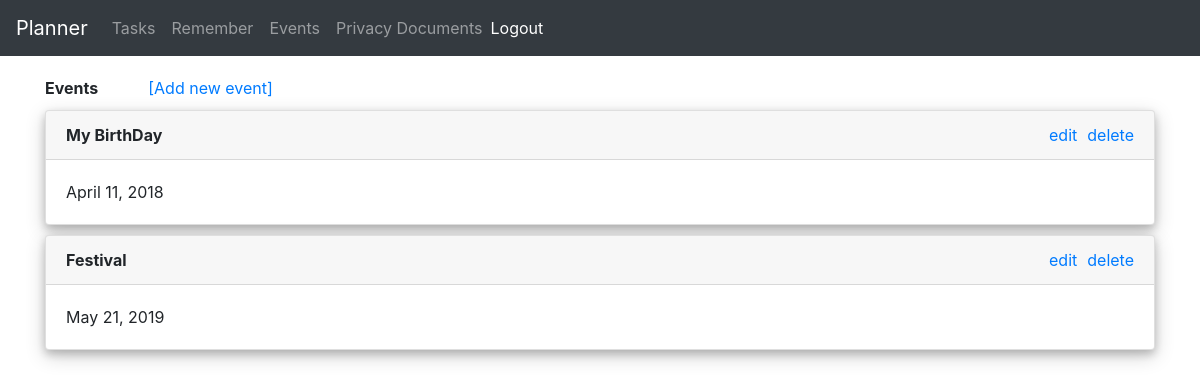
The app's page /event_task/event/ (signed in), older data.
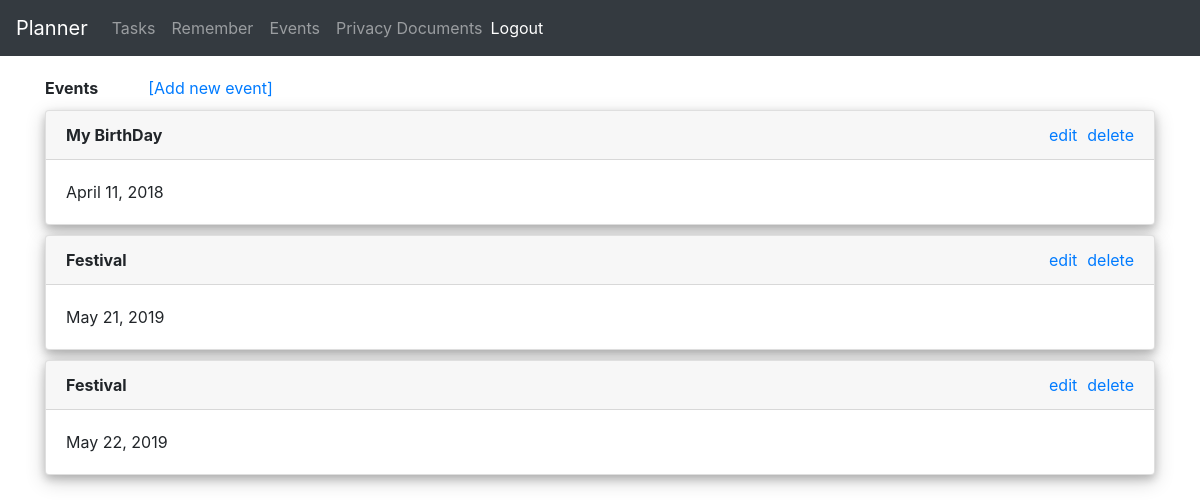
The same page, newer data.
### event_task/models.py (models this page shows, shortened)
class Event(models.Model):
    event_name=models.CharField(max_length=100)
    date=models.DateField()

### event_task/views.py (the view)
@login_required
def events(request):
    events=Event.objects.all()
    return render(request,'event_task/event.html',{'events':events})

### event_task/templates/event_task/event.html
{% extends 'dashboard/index.html' %}
{% block main %}
   <div class="container" style="margin-top:20px;">
        <strong>Events</strong><a href="{% url 'add_event' %}" style="margin-left:50px;">[Add new event]</a>
       {% for x in events %}
       <div class="card" style="margin-top:10px;background-color: white;box-shadow: 0 4px 8px 0 rgba(0,0,0,0.2),0 6px 20px 0 rgba(0,0,0,0.19);">
        <div class="card-header"><strong>{{ x.event_name }}</strong><span style="margin-left:40px;"><a href="{% url 'delete_event' x.id %}" style="float:right;margin-left:10px;">delete</a></span><span style="margin-left:40px;"><a href="{% url 'update_event' x.id %}" style="float:right;">edit</a></span></div>
           <div class="card-body">{{ x.date }}</div>
       </div>
       {% endfor %}
   </div>
{% endblock %}

### dashboard/templates/dashboard/index.html (shortened to what this page needs)
{% load staticfiles %}
<!DOCTYPE html>
<html>
<head>
    <link rel="stylesheet" href="https://stackpath.bootstrapcdn.com/bootstrap/4.3.1/css/bootstrap.min.css">
  </head>
<body>
<nav class="navbar navbar-expand-md bg-dark navbar-dark">
  <a class="navbar-brand" href="{% url 'dash' %}">Planner</a>
  <div class="collapse navbar-collapse" id="collapsibleNavbar">
    <ul class="navbar-nav">
      <li class="nav-item">
        <a class="nav-link" href="/event_task/task/{{month}}/{{year}}/">Tasks</a>
      </li>
      <li class="nav-item">
        <a class="nav-link" href="{% url 'remember' %}">Remember</a>
      </li>
      <li class="nav-item">
        <a class="nav-link" href="{% url 'event' %}">Events</a>
      </li>
      <li class="nav-item">
        <a class="nav-link" href="{% url 'document' %}">Privacy Documents</a>
      </li>
    </ul>
    <ul class="nav navbar-nav navbar-right">
        {% if user.is_authenticated %}
            <li><a href="{% url 'logout' %}" style="color: white;margin-top: 5px;"><span class="glyphicon glyphicon-log-out"> Logout</span></a></li>
          {% else %}
            <li><a href="{% url 'login' %}" style="color: white;margin-top: 13px;"><span class="glyphicon glyphicon-log-in"></span> Log in</a></li>
          {% endif %}
    </ul>
  </div>
</nav>
{% block main %}{% endblock %}
</body>
</html>

Row changes from the older to the newer data that the page shows:
added Event: event_name "Festival", date "May 22, 2019"
